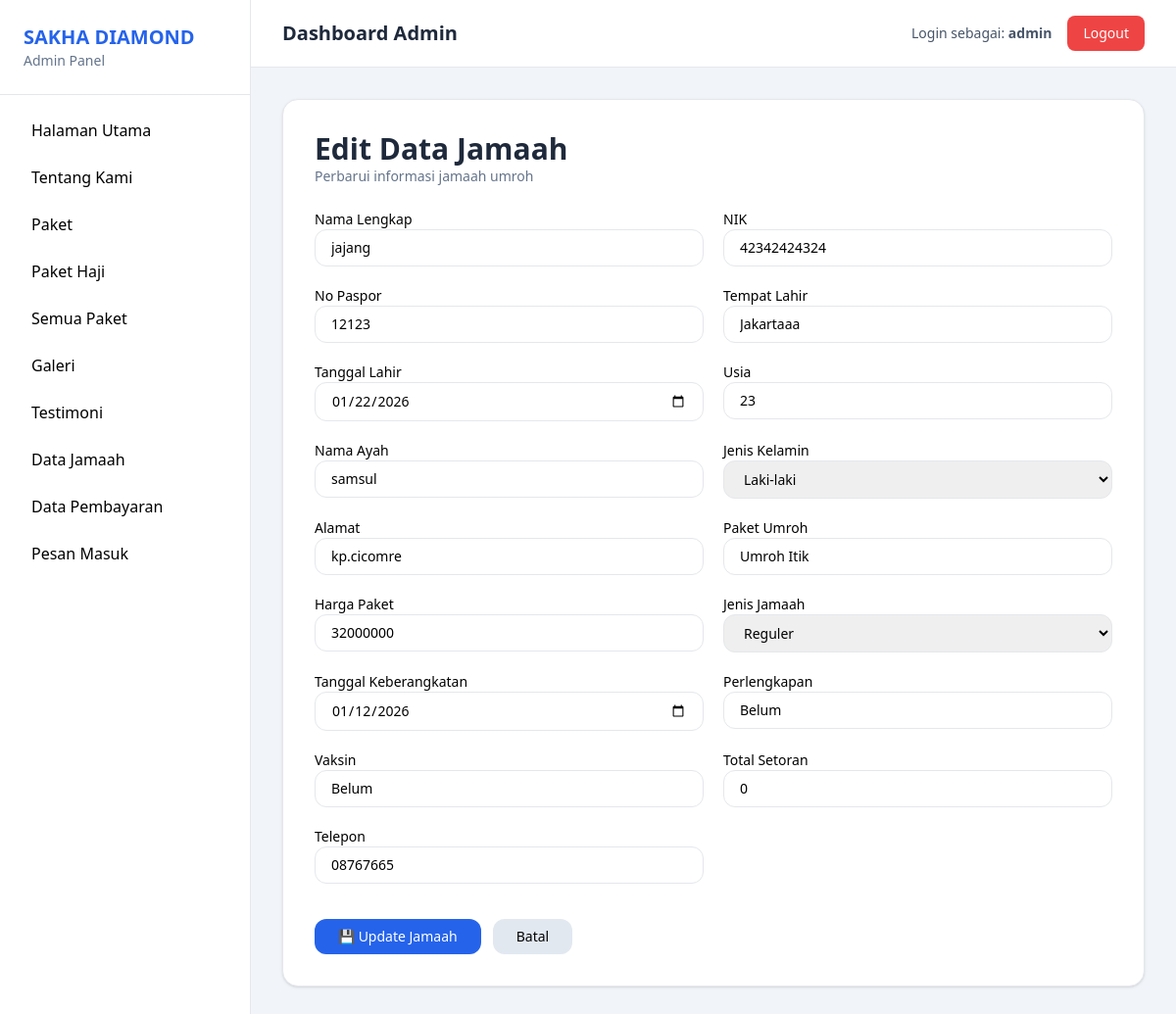
The app's page /Admin/dashboard.php?page=edit_jamaah&id=JM20260112123314 (signed in) with its own data.
### tables this page shows
CREATE TABLE `jamaah` (
  `kodeJamaah` varchar(50) NOT NULL,
  `nama` varchar(100) NOT NULL,
  `noKtp` varchar(20) NOT NULL,
  `noPass` varchar(20) NOT NULL,
  `tempatLahir` varchar(20) NOT NULL,
  `tglLahir` date NOT NULL,
  `usia` int(10) NOT NULL,
  `namaAyah` varchar(20) NOT NULL,
  `jk` varchar(10) NOT NULL,
  `alamat` varchar(100) NOT NULL,
  `paketUmroh` varchar(10) NOT NULL,
  `hargaPaket` varchar(20) NOT NULL,
  `jenisJamaah` varchar(10) NOT NULL,
  `tglKeberangkatan` date NOT NULL,
  `perlengkapan` varchar(20) NOT NULL,
  `vaksin` varchar(100) NOT NULL,
  `hargaSetor` int(50) NOT NULL,
  `tlp` varchar(15) NOT NULL,
  `ktp` varchar(100) NOT NULL,
  `kk` varchar(100) NOT NULL,
  `passport` varchar(100) NOT NULL
);

### Admin/edit_jamaah.php (the view, shortened to what this page needs)
<?php
require_once "../config/koneksi.php";
$id = $_GET['id'] ?? null;
$q = mysqli_query($conn, "SELECT * FROM jamaah WHERE kodeJamaah='$id'");
$row = mysqli_fetch_assoc($q);
?>
<div class="max-w-5xl bg-white p-8 rounded-2xl shadow border">
    <div class="mb-6">
        <h2 class="text-3xl font-bold text-slate-800">Edit Data Jamaah</h2>
        <p class="text-sm text-slate-500">Perbarui informasi jamaah umroh</p>
    </div>
    <form method="post" class="grid grid-cols-1 md:grid-cols-2 gap-5 text-sm">
        <div>
            <label>Nama Lengkap</label>
            <input name="nama" value="<?= htmlspecialchars($row['nama']); ?>" required
                class="w-full rounded-xl border px-4 py-2">
        </div>
        <div>
            <label>NIK</label>
            <input name="noKtp" value="<?= $row['noKtp']; ?>" required class="w-full rounded-xl border px-4 py-2">
        </div>
        <div>
            <label>No Paspor</label>
            <input name="noPass" value="<?= $row['noPass']; ?>" class="w-full rounded-xl border px-4 py-2">
        </div>
        <div>
            <label>Tempat Lahir</label>
            <input name="tempatLahir" value="<?= htmlspecialchars($row['tempatLahir']); ?>"
                class="w-full rounded-xl border px-4 py-2">
        </div>
        <div>
            <label>Tanggal Lahir</label>
            <input type="date" name="tglLahir" value="<?= $row['tglLahir']; ?>"
                class="w-full rounded-xl border px-4 py-2">
        </div>
        <div>
            <label>Usia</label>
            <input type="number" name="usia" value="<?= $row['usia']; ?>" class="w-full rounded-xl border px-4 py-2">
        </div>
        <div>
            <label>Nama Ayah</label>
            <input name="namaAyah" value="<?= htmlspecialchars($row['namaAyah']); ?>"
                class="w-full rounded-xl border px-4 py-2">
        </div>
        <div>
            <label>Jenis Kelamin</label>
            <select name="jk" class="w-full rounded-xl border px-4 py-2">
                <option value="Laki-laki" <?= $row['jk'] == 'Laki-laki' ? 'selected' : ''; ?>>Laki-laki</option>
            </select>
        </div>
        <div>
            <label>Alamat</label>
            <input name="alamat" value="<?= htmlspecialchars($row['alamat']); ?>"
                class="w-full rounded-xl border px-4 py-2">
        </div>
        <div>
            <label>Paket Umroh</label>
            <input name="paketUmroh" value="<?= htmlspecialchars($row['paketUmroh']); ?>"
                class="w-full rounded-xl border px-4 py-2">
        </div>
        <div>
            <label>Harga Paket</label>
            <input type="number" name="hargaPaket" value="<?= $row['hargaPaket']; ?>"
                class="w-full rounded-xl border px-4 py-2">
        </div>
        <div>
            <label>Jenis Jamaah</label>
            <select name="jenisJamaah" class="w-full rounded-xl border px-4 py-2">
                <option value="Reguler" <?= $row['jenisJamaah'] == 'Reguler' ? 'selected' : ''; ?>>Reguler</option>
            </select>
        </div>
        <div>
            <label>Tanggal Keberangkatan</label>
            <input type="date" name="tglKeberangkatan" value="<?= $row['tglKeberangkatan']; ?>"
                class="w-full rounded-xl border px-4 py-2">
        </div>
        <div>
            <label>Perlengkapan</label>
            <input name="perlengkapan" value="<?= htmlspecialchars($row['perlengkapan']); ?>"
                class="w-full rounded-xl border px-4 py-2">
        </div>
        <div>
            <label>Vaksin</label>
            <input name="vaksin" value="<?= htmlspecialchars($row['vaksin']); ?>"
                class="w-full rounded-xl border px-4 py-2">
        </div>
        <div>
            <label>Total Setoran</label>
            <input type="number" name="hargaSetor" value="<?= $row['hargaSetor']; ?>"
                class="w-full rounded-xl border px-4 py-2">
        </div>
        <div>
            <label>Telepon</label>
            <input name="tlp" value="<?= $row['tlp']; ?>" class="w-full rounded-xl border px-4 py-2">
        </div>
        <div class="md:col-span-2 flex gap-3 pt-4">
            <button name="update" class="px-6 py-2 bg-blue-600 hover:bg-blue-700 text-white rounded-xl font-medium">
                💾 Update Jamaah
            </button>
            <a href="dashboard.php?page=jamaah" class="px-6 py-2 bg-slate-200 hover:bg-slate-300 rounded-xl">
                Batal
            </a>
        </div>
    </form>
</div>

### records on screen
jamaah: nama "jajang", noKtp "42342424324", noPass "12123", tempatLahir "Jakartaaa", tglLahir "01/22/2026", usia "23", namaAyah "samsul", jk "Laki-laki", alamat "kp.cicomre", paketUmroh "Umroh Itik", hargaPaket "32000000", jenisJamaah "Reguler", tglKeberangkatan "01/12/2026", perlengkapan "Belum", vaksin "Belum", hargaSetor "0", tlp "08767665"

### other values on screen
$_SESSION['admin'] "admin"
